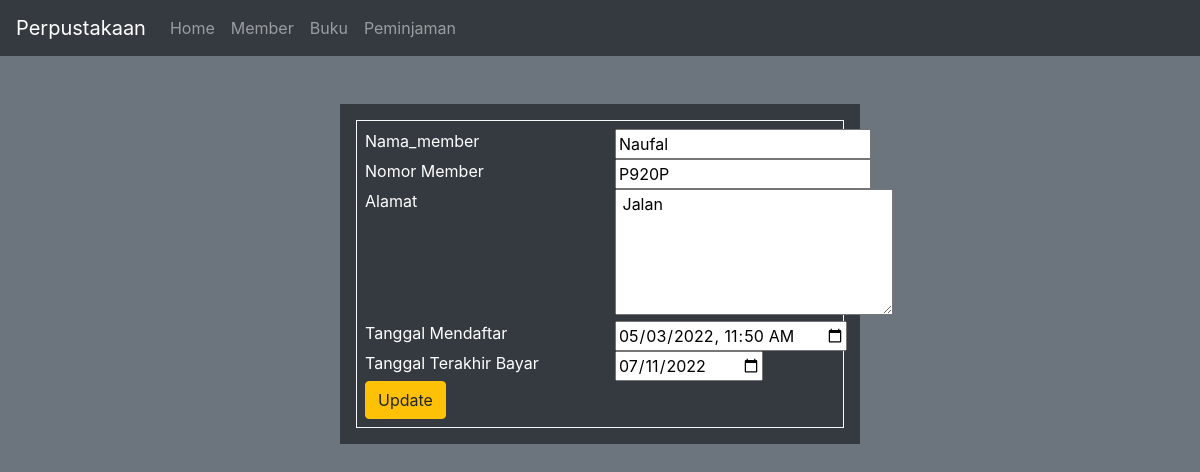
/FormMember.php?id_member=1, run on the app's committed database.
### tables this page shows
CREATE TABLE `member` (
  `id_member` int(11) NOT NULL,
  `nama_member` varchar(250) NOT NULL,
  `nomor_member` varchar(15) NOT NULL,
  `alamat` text NOT NULL,
  `tgl_mendaftar` datetime NOT NULL,
  `tgl_terakhir_bayar` date NOT NULL
);

### Koneksi.php (called while the page is built)
<?php
    function koneksi(){
        try{
            $conn= new PDO(
                'mysql:host=localhost;dbname=perpustakaan',
                'root', '',
                array(PDO::ATTR_ERRMODE, PDO::ERRMODE_EXCEPTION, PDO::ATTR_PERSISTENT => true)
            );
        } catch (PDOException $error){
            print "Koneksi Gagal : ". $error->getMessage(). "<br>";
            die();
        }
        return $conn;
    }
?>

### Model.php (called while the page is built, shortened)
<?php
    require("./Koneksi.php");
    function editmember(){
        $state = koneksi()->prepare("SELECT * FROM member where id_member=" . $_GET["id_member"]);
        $state->execute();
        $GLOBALS['result'] = $state->fetchAll();
    }
?>

### FormMember.php (the view, shortened to what this page needs)
<?php require('./Model.php');
if (isset($_GET['id_member'])) {
    editmember();
}
?>
<!DOCTYPE html>
<html lang="en">
<head>
    <link rel="stylesheet" href="https://cdn.jsdelivr.net/npm/bootstrap@4.0.0/dist/css/bootstrap.min.css">
    <link rel="stylesheet" href="Styles.css">
</head>
<body class="body bg-secondary">
    <?php
        include('./Template.php')
    ?>
    <div class=" p-3 container mt-5 center bg-dark text-white" style="width: fit-content;">
    <div class="border border-light p-2">
    <form action="" method="post">
            <div class="row">
                <div class="col" style="width: 250px">
                    Nama_member
                </div>
                <div class="col" style="width: 250px;">
                    <input type="text" name="nama_member" <?php echo (isset($_GET['id_member'])) ?  "value = " . $result[0]["nama_member"] . "" : "value = '' "; ?> required> <br>
                </div>
            </div>
            <div class="row">
                <div class="col" style="width: 250px">
                    Nomor Member
                </div>
                <div class="col" style="width: 250px;">
                    <input type="text" name="nomor_member" <?php echo (isset($_GET['id_member'])) ?  "value = " . $result[0]["nomor_member"] . "" : "value = '' "; ?> required> <br>
                </div>
            </div>
            <div class="row">
                <div class="col" style="width: 250px">
                    Alamat
                </div>
                <div class="col" style="width: 250px;">
                    <textarea name="alamat" cols="25" rows="5" required> <?php echo (isset($_GET['id_member'])) ?  $result[0]["alamat"]  : ""; ?> </textarea> <br>
                </div>
            </div>
            <div class="row">
                <div class="col" style="width: 250px">
                    Tanggal Mendaftar
                </div>
                <div class="col" style="width: 250px;">
                    <input type="datetime-local" name="tgl_daftar" <?php echo (isset($_GET['id_member'])) ?  "value = " . date('Y-m-d\TH:i', strtotime($result[0]["tgl_mendaftar"])) . "" : "value = '' "; ?> required> <br>
                </div>
            </div>
            <div class="row">
                <div class="col" style="width: 250px">
                    Tanggal Terakhir Bayar
                </div>
                <div class="col" style="width: 250px;">
                    <input type="date" name="tgl_terakhir_bayar" <?php echo (isset($_GET['id_member'])) ?  "value = " . $result[0]["tgl_terakhir_bayar"] . "" : "value = '' "; ?> required><br>
                </div>
            </div>
            <div class="row">
                <div class="col" style="width: 250px">
                    <?php
                    if (isset($_GET['id_member'])) {
                        echo "<button type=\"submit\" name=\"update\" class=\"btn btn-warning\">Update</button>";
                    }else {
                        echo "<button type=\"submit\" name=\"submit\" class=\"btn btn-success\">Tambah</button>";
                    }
                    ?>
                </div>
            </div>
    </form>
    </div>
    </div>
</body>
</html>

### Styles.css (style rules this page uses)
.center { margin-left: auto; margin-right: auto; width: 70%; padding: 10px; }

### data on the page
member: nama_member "Naufal", nomor_member "P920P", alamat "Jalan", tgl_daftar "05/03/2022 11:50", tgl_terakhir_bayar "07/11/2022"
